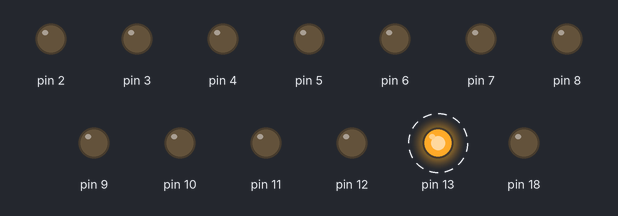
A sketch run on a simulated Arduino Uno, built with avr-gcc and run on an emulated ATmega328P. On the bench: output pins drawn as LEDs (lit = HIGH). Dashed ring = blinking.

Above: at 0.2 s.
Timing chart, 0 to 3.0 s (numbered marks = the images above):
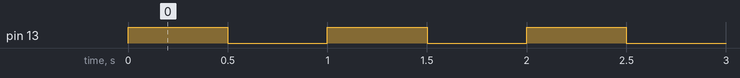

Measured:
- by itself, pin 13: alternates HIGH for 0.50 s and LOW for 0.50 s

The sketch:

blink.ino
```cpp
#include <CaixaDeLogica.h>

CaixaDeLogica caixa;

void setup() {

}

void loop() {
  caixa.setarLed(0,0,true);
  delay(500);
  caixa.setarLed(0,0,false);
  delay(500);
}
```
